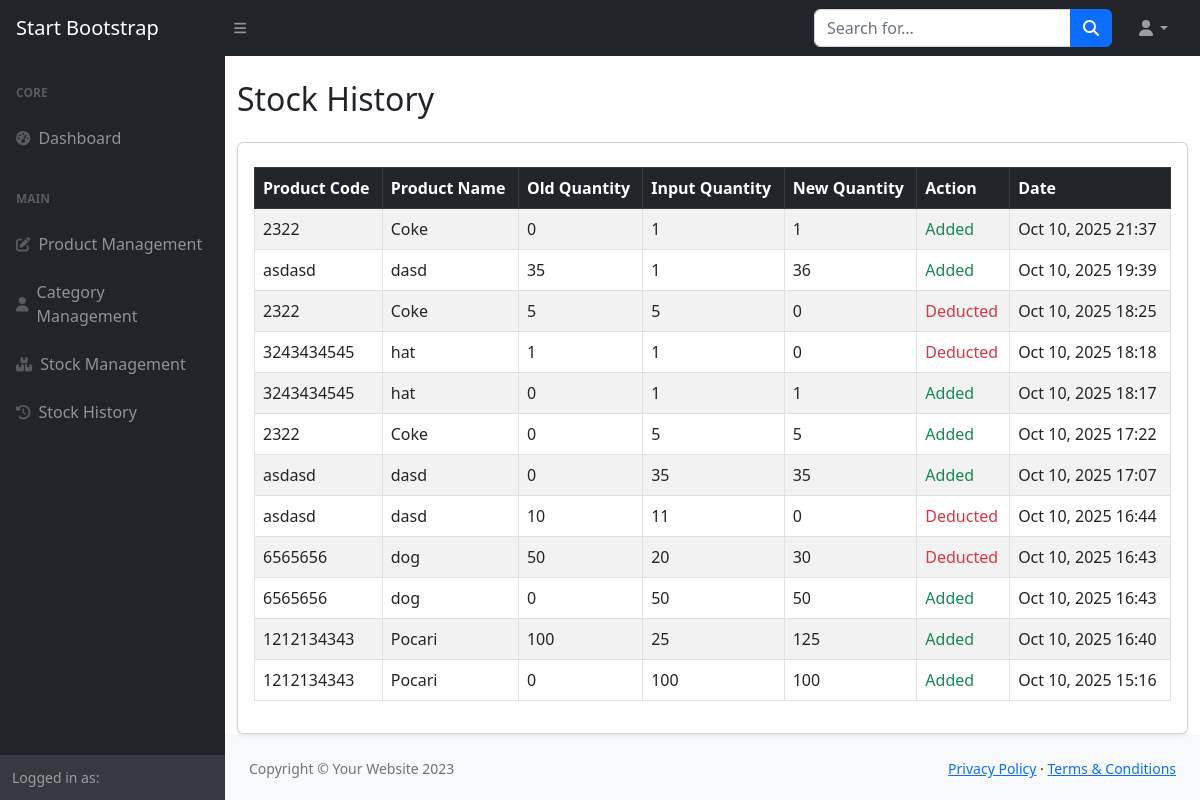
Page /inventory/stock-history/ on the committed database.
### inventory/models.py (models this page shows, shortened)
class StockHistory(models.Model):
    ACTION_CHOICES = (
        ('ADD', 'Added'),
        ('DEDUCT', 'Deducted'),
    )
    product = models.ForeignKey('InventoryItem', on_delete=models.CASCADE)
    old_quantity = models.IntegerField()
    input_quantity = models.IntegerField()
    new_quantity = models.IntegerField()
    action = models.CharField(max_length=6, choices=ACTION_CHOICES)
    date = models.DateTimeField(auto_now_add=True)

class InventoryItem(models.Model):
    product_name = models.CharField(max_length=100)
    product_code = models.CharField(max_length=50)
    description = models.TextField(blank=True)
    quantity_in_stock = models.IntegerField(default=0)
    price = models.DecimalField(max_digits=10, decimal_places=2)
    category = models.ForeignKey(Category, on_delete=models.SET_NULL, null=True, blank=True)
    created_at = models.DateTimeField(auto_now_add=True)
    updated_at = models.DateTimeField(auto_now=True)

### inventory/views.py (the view)
# urls.py: path('stock-history/', views.stock_history, name='stock_history'),
def stock_history(request):
    history = StockHistory.objects.select_related('product').order_by('-date')
    return render(request, 'inventory/stock_history.html', {'history': history})

### templates/inventory/stock_history.html (shortened to what this page needs)
{% include "partials/header.html" %}
<body class="sb-nav-fixed">
{% include "partials/navbar.html" %}
<div id="layoutSidenav">
    {% include "partials/sidebar.html" %}
    <div id="layoutSidenav_content">
        <main>
            <div class="container mt-4">
                <h2 class="mb-4">Stock History</h2>
                <div class="card shadow-sm">
                    <div class="card-body">
                        <table class="table table-bordered table-striped mt-2">
                            <thead class="table-dark">
                                <tr>
                                    <th>Product Code</th>
                                    <th>Product Name</th>
                                    <th>Old Quantity</th>
                                    <th>Input Quantity</th>
                                    <th>New Quantity</th>
                                    <th>Action</th>
                                    <th>Date</th>
                                </tr>
                            </thead>
                            <tbody>
                                {% for item in history %}
                                <tr>
                                    <td>{{ item.product.product_code }}</td>
                                    <td>{{ item.product.product_name }}</td>
                                    <td>{{ item.old_quantity }}</td>
                                    <td>{{ item.input_quantity }}</td>
                                    <td>{{ item.new_quantity }}</td>
                                    <td>
                                        {% if item.action == 'ADD' %}
                                            <span class="text-success">{{ item.get_action_display }}</span>
                                        {% else %}
                                            <span class="text-danger">{{ item.get_action_display }}</span>
                                        {% endif %}
                                    </td>
                                    <td>{{ item.date|date:"M d, Y H:i" }}</td>
                                </tr>
                                {% empty %}
                                <tr><td colspan="7" class="text-center">No stock history available.</td></tr>
                                {% endfor %}
                            </tbody>
                        </table>
                    </div>
                </div>
            </div>
        </main>
        {% include "partials/footer.html" %}
    </div>
</div>
</body>
</html>

### rows in the picture
StockHistory: product.product_code "2322", product.product_name "Coke", old_quantity "0", input_quantity "1", new_quantity "1", action "Added", date "Oct 10, 2025 21:37"
StockHistory: product.product_code "asdasd", product.product_name "dasd", old_quantity "35", input_quantity "1", new_quantity "36", action "Added", date "Oct 10, 2025 19:39"
StockHistory: product.product_code "2322", product.product_name "Coke", old_quantity "5", input_quantity "5", new_quantity "0", action "Deducted", date "Oct 10, 2025 18:25"
StockHistory: product.product_code "3243434545", product.product_name "hat", old_quantity "1", input_quantity "1", new_quantity "0", action "Deducted", date "Oct 10, 2025 18:18"
StockHistory: product.product_code "3243434545", product.product_name "hat", old_quantity "0", input_quantity "1", new_quantity "1", action "Added", date "Oct 10, 2025 18:17"
StockHistory: product.product_code "2322", product.product_name "Coke", old_quantity "0", input_quantity "5", new_quantity "5", action "Added", date "Oct 10, 2025 17:22"
StockHistory: product.product_code "asdasd", product.product_name "dasd", old_quantity "0", input_quantity "35", new_quantity "35", action "Added", date "Oct 10, 2025 17:07"
StockHistory: product.product_code "asdasd", product.product_name "dasd", old_quantity "10", input_quantity "11", new_quantity "0", action "Deducted", date "Oct 10, 2025 16:44"
StockHistory: product.product_code "6565656", product.product_name "dog", old_quantity "50", input_quantity "20", new_quantity "30", action "Deducted", date "Oct 10, 2025 16:43"
StockHistory: product.product_code "6565656", product.product_name "dog", old_quantity "0", input_quantity "50", new_quantity "50", action "Added", date "Oct 10, 2025 16:43"
StockHistory: product.product_code "1212134343", product.product_name "Pocari", old_quantity "100", input_quantity "25", new_quantity "125", action "Added", date "Oct 10, 2025 16:40"
StockHistory: product.product_code "1212134343", product.product_name "Pocari", old_quantity "0", input_quantity "100", new_quantity "100", action "Added", date "Oct 10, 2025 15:16"
